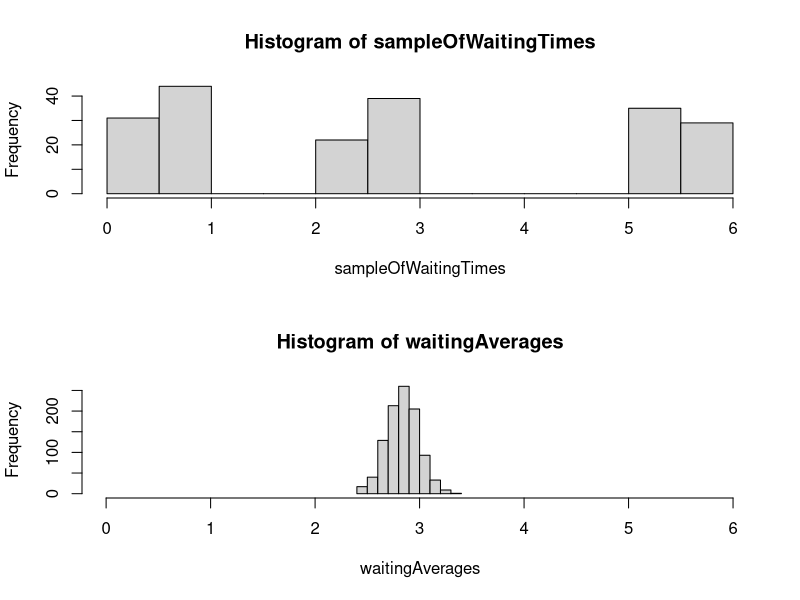

Write R code to recreate this figure.
NUM_SIMS=1000
SAMPLE_SIZE=5
LAMBDA = 10
poissonAverages=numeric(NUM_SIMS)
for (i in 1:NUM_SIMS){
  sample=rpois(n=SAMPLE_SIZE,
               lambda=LAMBDA)
  poissonAverages[i]=mean(sample)
}
#par(mfrow=c(2,1))
#hist(sample)
#hist(poissonAverages,xlim=range(sample))
#boxplot(sample,poissonAverages)
var(poissonAverages)


######################## code on made up distribution
NUM_SIMS=1000
SAMPLE_SIZE=200
wackypopulation=c(
  runif(100),
  runif(100)+2,
  runif(100)+5)


waitingAverages=numeric(NUM_SIMS)
for (i in 1:NUM_SIMS){
  sampleOfWaitingTimes=
    sample(x=wackypopulation,
           size=SAMPLE_SIZE,
           replace=TRUE)
  waitingAverages[i]=mean(sampleOfWaitingTimes)
}
par(mfrow=c(2,1))
hist(sampleOfWaitingTimes,breaks=10)
hist(waitingAverages,xlim=range(wackypopulation))
summary(waitingAverages)

